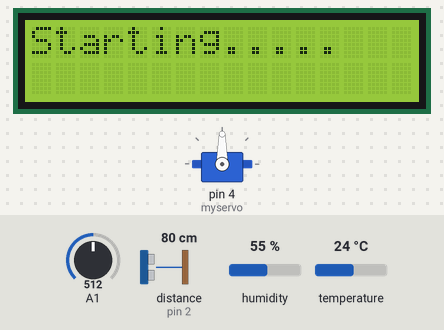
Bench run of a sketch on a simulated Arduino Uno, built with avr-gcc and run on an emulated ATmega328P. Shown: 16×2 character LCD, servo. Inputs (shaded band) come from the test bench; at power-on: A1 = 512, humidity 55 %, temperature 24 °C, distance to the obstacle (sensor on pin 2) 80 cm. The echo pulse lasts 58.3 µs per cm; what the sketch prints to the serial monitor is not drawn.

Above: at 6.2 s.
7.3 s: A1 set to 484
At 19.3 s:
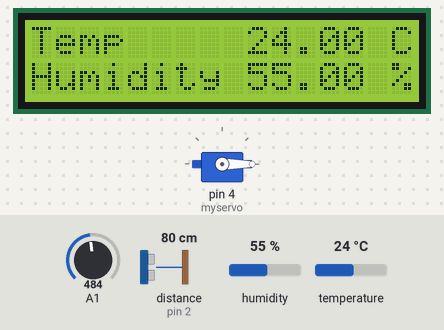
19.8 s: humidity set to 22 %
At 30.5 s:
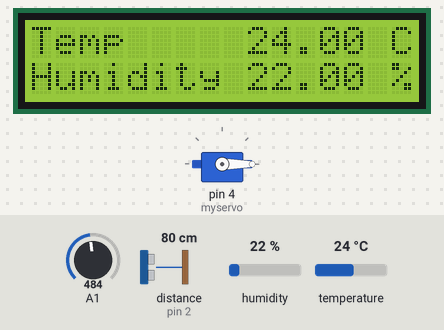
30.9 s: temperature set to 12 °C
At 41.7 s:
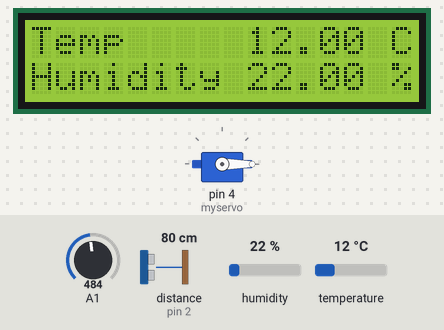
42.0 s: humidity set to 40 %
At 52.8 s:
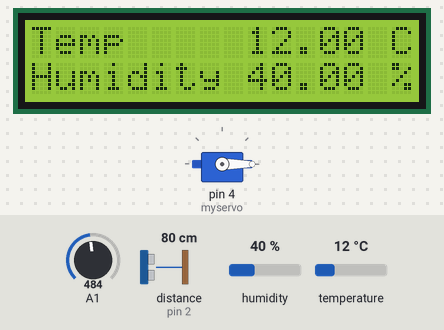
53.1 s: A1 set to 810
At 62.6 s:
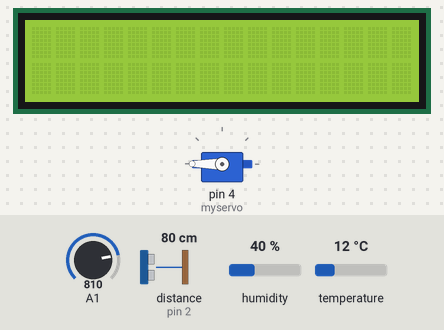
63.6 s: A1 set to 490
At 73.7 s:
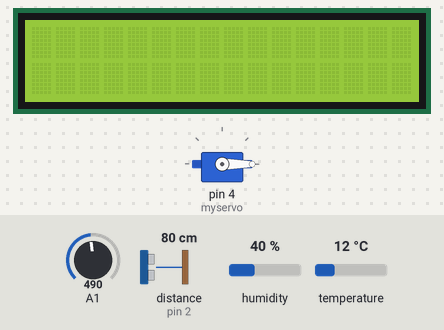
Timing chart, 0 to 75.2 s (numbered marks = the images above; inputs shaded):
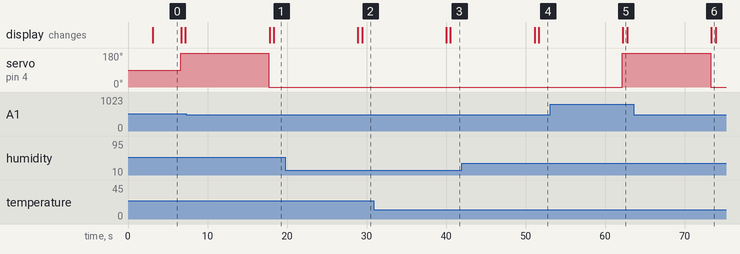

The sketch:

sketch_light_DHT_ultrasonic_servo_LCD.ino
```cpp
#define echoPin 2 // attach pin D2 Arduino to pin Echo of HC-SR04
#define trigPin 3 //attach pin D3 Arduino to pin Trig of HC-SR04

#include <Servo.h>
#include <DHT11.h>
#include <Wire.h>
#include <LCD.h>
#include <LiquidCrystal_I2C.h>
LiquidCrystal_I2C lcd(0x27, 2, 1, 0, 4, 5, 6, 7, 3, POSITIVE);
// Addr, En, Rw, Rs, d4, d5, d6, d7, backlighpin, polarity

Servo myservo;

int pos = 0;    // variable to store the servo position

long duration; // variable for the duration of sound wave travel
int distance; // variable for the distance measurement

int pin = A0;
DHT11 dht11(pin);


double Fahrenheit(double celsius) {
return ((double)(9 / 5) * celsius) + 32;
}

double Kelvin(double celsius) {
return celsius + 273.15;
}

void setup() {
lcd.begin(16, 2);
lcd.backlight();
lcd.clear();
lcd.print("Humidity & temp");
delay(3000);
lcd.clear();
lcd.print("Starting.....");
delay(3000);

 pinMode(trigPin, OUTPUT); // Sets the trigPin as an OUTPUT
  pinMode(echoPin, INPUT); // Sets the echoPin as an INPUT
  Serial.begin(9600); // // Serial Communication is starting with 9600 of baudrate speed
  Serial.println("Ultrasonic Sensor HC-SR04 Test"); // print some text in Serial Monitor
  Serial.println("with Arduino UNO R3");


Serial.begin(9600);
  myservo.attach(4);  // attaches the servo on pin 4 to the servo object


}


void loop() {
int err;


 int analogValue = analogRead(A1);

  Serial.print("Analog reading: ");
  Serial.print(analogValue);   // the raw analog reading

  // We'll have a few threshholds, qualitatively determined
  if (analogValue < 10) {
    Serial.println(" - Dark");
  } else if (analogValue < 200) {
    Serial.println(" - Dim");
  } else if (analogValue < 500) {
    Serial.println(" - Light");
  } else if (analogValue < 800) {
    Serial.println(" - Bright");
  } else {
    Serial.println(" - Very bright");
  }

  delay(500);

 if (analogValue >= 500) {    //photoresistor value higher than 500
 //assuming UV reached an unbearable level, servo moves, umbrella opens

    myservo.write (180);
    delay (50);
 }
    else {

  myservo.write(0);
  delay(50);

  }


float temp, humi;
if ((err = dht11.read(humi, temp)) == 0)
{
lcd.clear();
delay(500);
lcd.setCursor(0, 0);
lcd.print("Temp");
lcd.setCursor(0, 1);
lcd.print("Humidity");
lcd.setCursor(9, 0);
lcd.print(temp);
lcd.print(" C");
lcd.setCursor(9, 1);
lcd.print(humi);
lcd.print(" %");
delay(10000);
}
else
{
lcd.println();
lcd.print("Error No :");
lcd.print(err);
lcd.println();
}

 // Clears the trigPin condition
  digitalWrite(trigPin, LOW);
  delayMicroseconds(2);
  // Sets the trigPin HIGH (ACTIVE) for 10 microseconds
  digitalWrite(trigPin, HIGH);
  delayMicroseconds(10);
  digitalWrite(trigPin, LOW);
  // Reads the echoPin, returns the sound wave travel time in microseconds
  duration = pulseIn(echoPin, HIGH);
  // Calculating the distance
  distance = duration * 0.034 / 2; // Speed of sound wave divided by 2 (go and back)
  // Displays the distance on the Serial Monitor
  Serial.print("Distance: ");
  Serial.print(distance);
  Serial.println(" cm");
}
```

Measured:
- the behaviour switches between 500 and 499 on A1 (found by bisection; images 0 and 1)
- after the input at 7.3 s, servo on pin 4 (myservo): 180° → 0° after 10.4 s
- after the input at 19.8 s, the display: first differs from a run without the input after 9.6 s (image 2)
- after the input at 30.9 s, the display: first differs from a run without the input after 9.6 s (image 3)
- after the input at 42.0 s, the display: first differs from a run without the input after 9.7 s (image 4)
- after the input at 53.1 s, servo on pin 4 (myservo): 0° → 180° after 9.1 s
- after the input at 63.6 s, servo on pin 4 (myservo): 180° → 0° after 9.7 s
